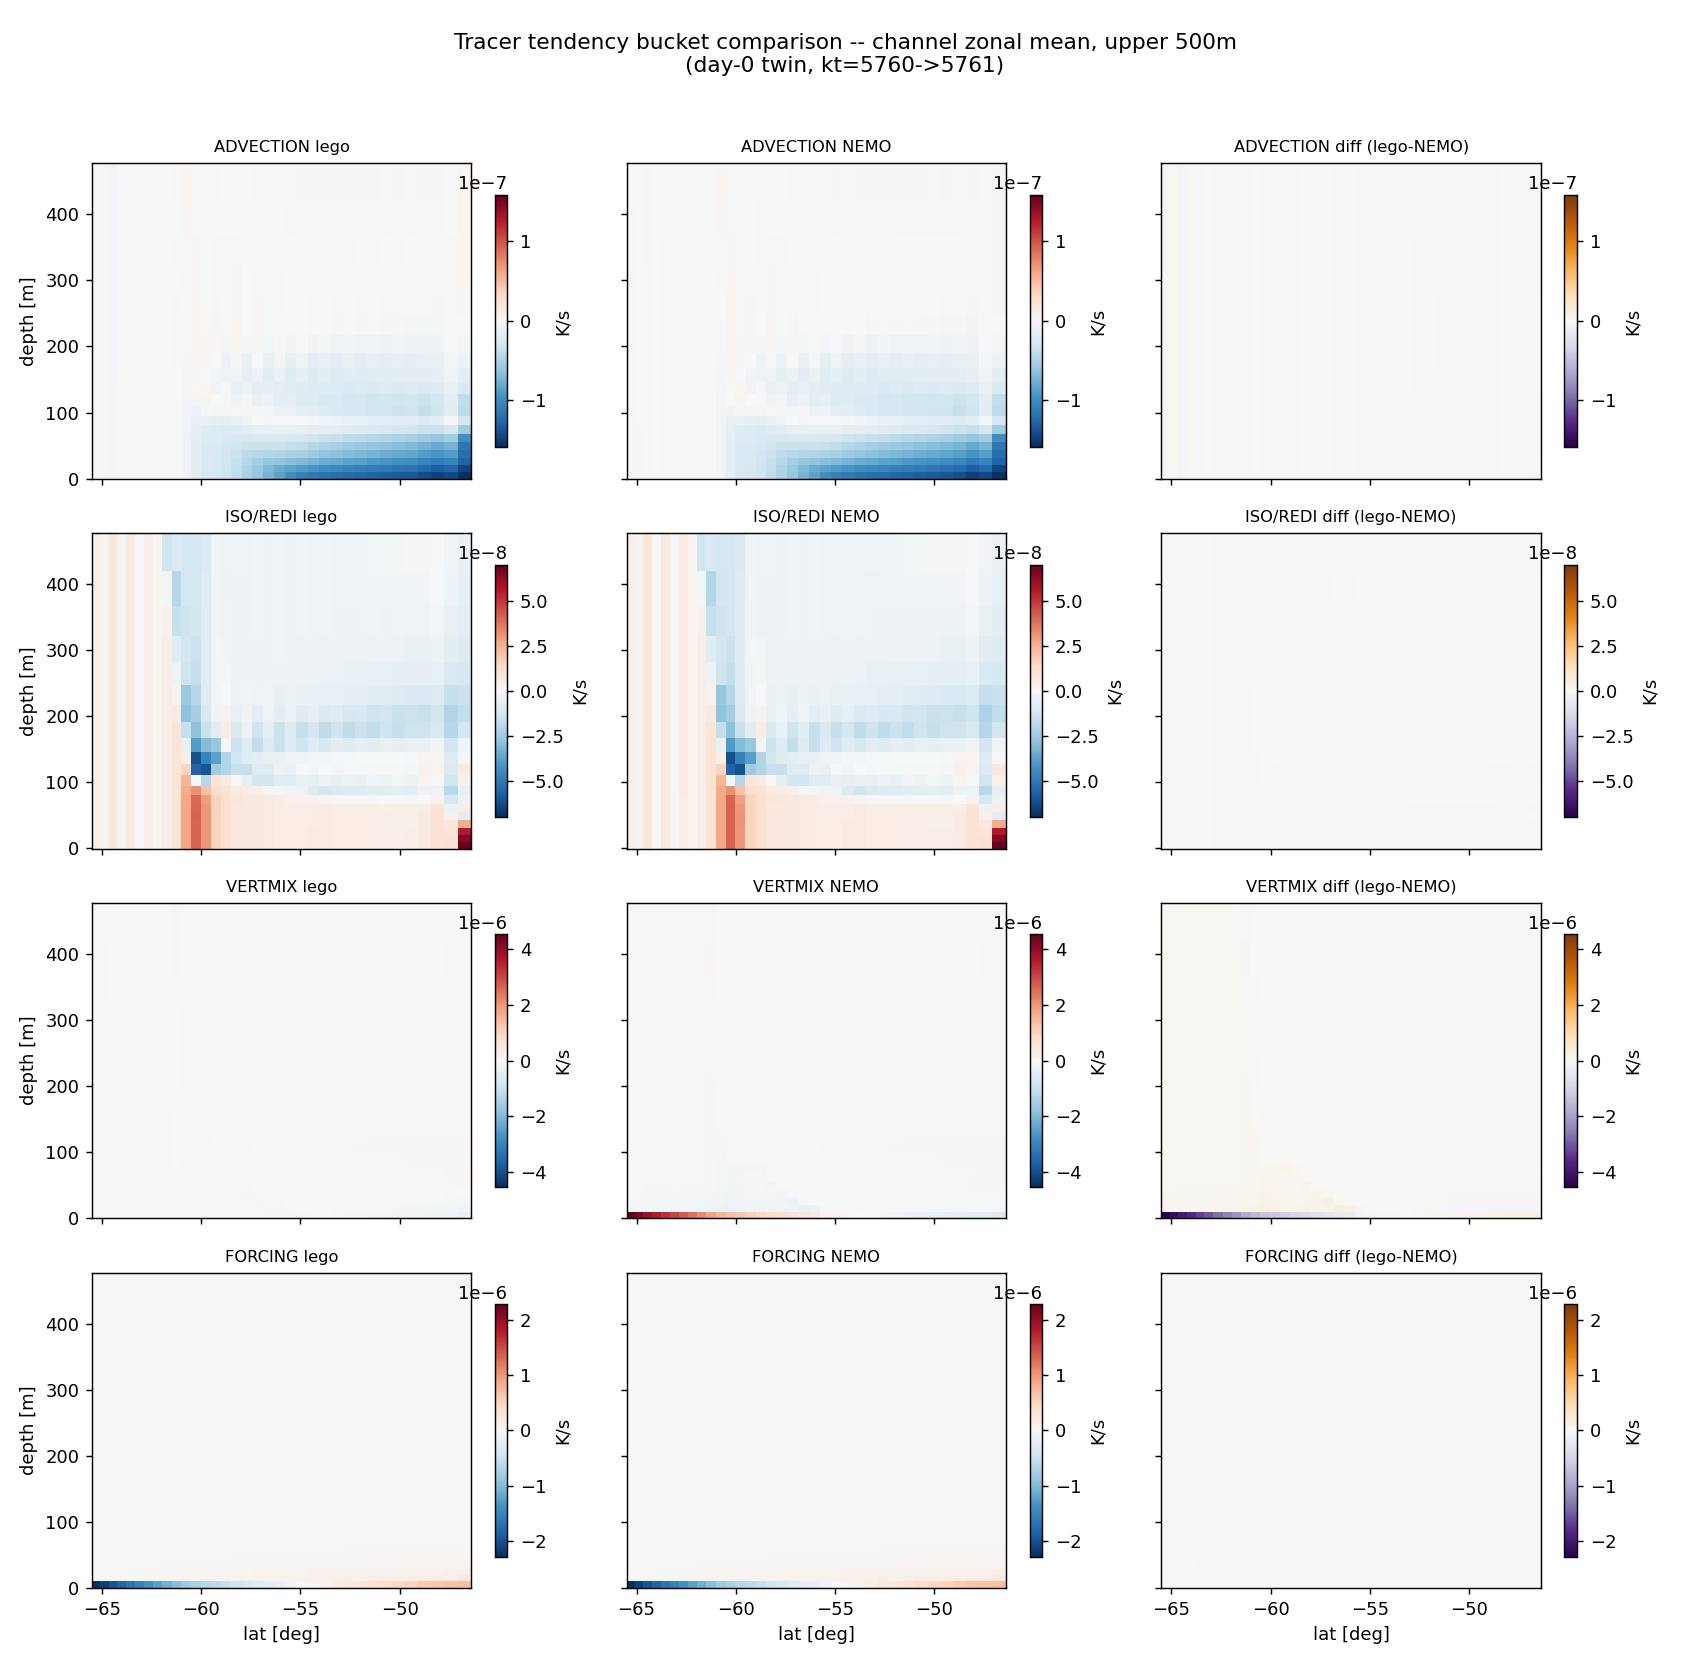

Source code (Python):
"""#1317 tracer (temperature) tendency comparison: legoESM per-term probe at
the bridged NEMO day-180 (kt 5760) leap-frog-before-populated state vs NEMO's
own trdtra dump (kt 5760->5761). Mirrors momentum_budget_diff.py's pattern:
same bridge, same recipe card, same channel. NEMO ttrd_* are pure tendencies
[K/s] (verified from trdtra.F90 -- no dt scaling; trd_tra_adv_t divides by
e3t, trd_tra_mng passes straight through). ttrd_tot is NEMO's own model-total
trend (Kmm level); dumped alongside the 5761 restart it is the tendency
computed DURING the step that advanced 5760->5761, i.e. evaluated on the
5760 (Kbb/Kmm now-level) state -- the same convention momentum_budget_diff.py
already relies on.

Buckets:
  ADVECTION = ttrd_xad + ttrd_yad + ttrd_zad   (lego: explicit compute_advection_flux_div_pair)
  ISO/REDI  = ttrd_ldf                          (lego: GM/Redi tendency, incl. implicit K33 fold; K_h=0 on this card)
  VERTMIX   = ttrd_zdf + ttrd_evd               (lego: implicit_vertical_diffusion_ocean using NEMO's own avt_k,
                                                        isolating the SOLVER/discretization from the TKE-closure Kv)
  FORCING   = ttrd_qsr + ttrd_nsr               (lego: probe's surface-forcing contribution to dT_dt)
  TOTAL     = ttrd_tot                          (lego: sum of the 4 buckets above)

Caveat (stated, not hidden): VERTMIX uses NEMO's diagnosed avt_k as the
diffusivity for BOTH sides, so it tests the vertical-mixing OPERATOR match,
not the TKE turbulence-closure match (lego's own prognostic TKE state isn't
in the bridge).

#1317 time-level fix (this file + tendency_probe.py): NEMO's MLF stepper
evaluates the iso-neutral (Redi/GM) operator ENTIRELY on the leap-frog BEFORE
level (Nbb) -- stpmlf.F90:199 `CALL ldf_slp(kstp, rhd, rn2b, Nbb, Nnn)`
("before slope for standard operator"); traldf_iso_scheme.h90 gradients read
pt_in(...,Kbb); traldf.F90:97/103 pass pts(:,:,:,:,Kbb) into
traldf_iso_lap/blp -- while ADVECTION is evaluated on the NOW level
(Nnn/Kmm, traadv_fct.F90:354 `trd_tra(..., pt(:,:,:,jn,Kmm))`; the
high-order flux itself also reads pt(...,Kmm), traadv_fct.F90:187-269).
ISO/REDI below feeds the probe's GM/Redi bucket the BEFORE tracer
(state0.T_before/S_before); ADVECTION correctly keeps the NOW-level
state.T/S.data (Kmm) it always used.

GM-bolus-through-FCT fold (this card sets gm_bolus_advection="through_fct",
kappa_GM=200): NEMO folds the eddy-induced (GM) transport into the
ADVECTING velocity before tra_adv_fct (traadv.F90:210
`CALL ldf_eiv_trp(kt, kit000, pFu, pFv, pFw, Kmm, Krhs)`, called from the
SAME slopes ldf_slp computed at Nbb) -- so NEMO's own ttrd_xad/yad/zad
already includes the GM bolus contribution, and the pure-Redi ISO/REDI
bucket (gm_redi_tracer_tendency_latlon with gm_bolus_advection="through_fct")
correctly excludes it (nemo_iso_lap_tracer_tendency_latlon_cgrid: `pass` on
the through_fct branch, see gm_redi_latlon_cgrid.py:1622-1626 -- no
double-count regardless of return_bolus_transport). ADVECTION below adds the
SAME before-level bolus transport (add_bolus_to_advecting_flux, exactly the
production ocean_model_latlon_cgrid.py:3732-3741 helper) to its mass flux so
the comparison is apples-to-apples with NEMO's bolus-augmented ttrd_*ad.
"""
import dataclasses
import glob
import os

import netCDF4 as nc
import numpy as np
import jax.numpy as jnp
import matplotlib
matplotlib.use("Agg")
import matplotlib.pyplot as plt

from legoesm.ocean.fidelity.nemo_io import (
    read_nemo_mesh_mask, read_nemo_restart, read_nemo_restart_before,
)
from legoesm.ocean.fidelity.nemo_state_bridge import (
    bridge_nemo_to_legoesm_topo, bridge_before_state_topo,
)
from legoesm.ocean.fidelity.tendency_probe import probe_latlon_cgrid
from legoesm.ocean.experiments.dino import (
    dino_config_for_recipe, dino_lat_lon_model_config,
    dino_lat_lon_surface_forcing_arrays, dino_step_surface_forcing,
    dino_T_star_seasonal, dino_Q_sr_seasonal,
)
from legoesm.ocean.physics.surface_forcing.config import (
    RestoringConfig, tau_from_flux_coefficient,
)
from legoesm.ocean.physics.surface_forcing.restoring import (
    restoring_surface_forcing,
)
from legoesm.ocean.physics.shortwave_penetration import (
    ShortwavePenetrationConfig, shortwave_penetration_tendency,
)
from legoesm.ocean.dynamics.ocean_model_latlon_cgrid import (
    compute_advection_flux_div_pair,
    add_bolus_to_advecting_flux,
    static_kappa_redi_override,
)
from legoesm.ocean.physics.lateral_mixing.gm_redi_latlon_cgrid import (
    gm_redi_tracer_tendency_latlon,
)
from legoesm.ocean.dynamics.latlon_cgrid_operators import (
    min_cell_to_uface, min_cell_to_vface, compute_face_masks_3d,
)
from legoesm.ocean.vertical import (
    compute_layer_thickness, OceanPartialCellCoordinate,
    compute_ocean_jacobian, diagnose_w_from_flux_div,
)
from legoesm.ocean.dynamics.latlon_cgrid_operators import divergence_cgrid
from legoesm.ocean.physics.vertical_mixing.implicit_solver import (
    implicit_vertical_diffusion_ocean, build_dz_half,
)

RUN = "/home/dbalwada/oracle-builds/nemo5/nemo_5.0.2/cfgs/DINO/RUN_STEPDUMP"
DT = 2700.0
H = 2
CH = slice(12, 47)  # channel rows, interior idx (matches momentum_budget_diff.py)

# #1226: cfg built BEFORE the bridge so cfg.omega (NEMO's full-precision
# Earth rotation rate on the nemo_dino_kamm_mlf card) reaches
# bridge_nemo_to_legoesm_topo's grid.f construction -- omitting this left
# grid.f (and every f20 taper reference downstream) on legoESM's rounded
# constants.Omega default, silently re-running the pre-fix ldf_eiv kappa
# (aeiu) amplitude bias this script exists to validate.
cfg = dataclasses.replace(dino_config_for_recipe("nemo_dino_kamm_mlf"),
    lon_west_deg=1.0, lon_east_deg=49.0, sill_lon_m_deg=1.0)

# --- bridge day-0 twin state (leap-frog before-level populated: #1317 --bridge-before) ---
g = read_nemo_mesh_mask(f"{RUN}/mesh_mask.nc", nn_hls=0)
s = read_nemo_restart(f"{RUN}/DINO_00005760_restart.nc", nn_hls=0)
br = bridge_nemo_to_legoesm_topo(g, s, periodic_i=True, full_step=True,
                                  omega=cfg.omega)
before = read_nemo_restart_before(f"{RUN}/DINO_00005760_restart.nc", nn_hls=0)
state0 = bridge_before_state_topo(br._replace(state=br.state), g, before, periodic_i=True)
br = br._replace(state=state0)

mc, _ = dino_lat_lon_model_config(br.geometry, cfg)
forcing = dino_lat_lon_surface_forcing_arrays(br.geometry, cfg)
sf = dino_step_surface_forcing(forcing)

# --- probe: forcing + iso/Redi (GM/Redi, incl. implicit K33) bucket ---
# #1317: the iso-neutral operator in NEMO's MLF stepper is evaluated ENTIRELY
# on the leap-frog BEFORE level (Nbb/Kbb) -- stpmlf.F90:199
# `CALL ldf_slp(kstp, rhd, rn2b, Nbb, Nnn)` ("before slope for standard
# operator"); traldf_iso_scheme.h90 gradients read pt_in(...,Kbb);
# traldf.F90:97/103 pass pts(:,:,:,:,Kbb) into traldf_iso_lap/blp -- while
# ADVECTION is evaluated on the NOW level (Nnn/Kmm, traadv_fct.F90:354
# `trd_tra(..., pt(:,:,:,jn,Kmm))`). br.state.T/S are the "tn/sn" now-level
# fields (restart.F90:195-196); the before-level twin lives on
# br.state.T_before/S_before (populated by bridge_before_state_topo above).
# Feed the BEFORE tracer to the probe's GM/Redi bucket so it matches NEMO's
# own ttrd_ldf time level; ADVECTION below correctly keeps the now-level
# state.T/S.data (Kmm), unchanged.
pr = probe_latlon_cgrid(br.state, br.geometry, br.z_coord, mc,
                        surface_forcing=sf, dt=DT, tke_rn_dt=DT,
                        gm_redi_tracer_state=(state0.T_before.data,
                                               state0.S_before.data))

# --- lego ADVECTION bucket: mirror ocean_model_latlon_cgrid.step()'s mass-flux
# build on the FROZEN state itself (no barotropic correction -- a converged
# bridged state's own u/v already IS the mass flux the model would use for a
# single-step probe; this is the same "frozen state, single evaluation" logic
# the momentum probe already uses for vertadv_u / botdrag_u). ---
state = br.state
z_coord = br.z_coord
grid = br.geometry
mask = state.land_mask.data
h_k = compute_layer_thickness(state.eta.data, state.H_bathy.data, z_coord,
                              min_water_column_m=mc.min_water_column_m)
h_u = min_cell_to_uface(h_k)
h_v = min_cell_to_vface(h_k, grid)
if isinstance(z_coord, OceanPartialCellCoordinate):
    u_mask_3d_tr, v_mask_3d_tr = compute_face_masks_3d(z_coord.is_active, grid)
    active_3d = z_coord.is_active.astype(h_k.dtype)
else:
    u_mask_3d_tr = state.u_mask.data[..., jnp.newaxis]
    v_mask_3d_tr = state.v_mask.data[..., jnp.newaxis]
    active_3d = mask[:, :, jnp.newaxis] * jnp.ones_like(h_k)
mass_flux_u = h_u * state.u.data * u_mask_3d_tr
mass_flux_v = h_v * state.v.data * v_mask_3d_tr

# GM-bolus-through-FCT fold (see module docstring): this recipe sets
# gm_bolus_advection="through_fct" with kappa_GM=200 -- NEMO's own
# ttrd_xad/yad/zad already carries the eddy-induced (GM) transport
# (ldf_eiv_trp adds usd/vsd to the advecting velocity, traadv.F90:196-197,
# BEFORE tra_adv_fct), built from the SAME before-level slopes as ldf_slp.
# Reproduce production's exact call (ocean_model_latlon_cgrid.py:3718-3741):
# gm_redi_tracer_tendency_latlon(..., return_bolus_transport=True) on the
# BEFORE tracer, then add_bolus_to_advecting_flux onto the mass flux --
# so ADVECTION below is apples-to-apples with NEMO's bolus-augmented trend.
_kappa_redi_ov, _kappa_redi_v_ov = static_kappa_redi_override(mc.gm_redi, grid)
_, _, _bolus = gm_redi_tracer_tendency_latlon(
    state0.T_before.data, state0.S_before.data, state.eta.data, state.H_bathy.data,
    grid, z_coord, mc.gm_redi,
    eos=mc.eos, eos_linear=mc.eos_linear,
    mask=mask, u_mask=state.u_mask.data, v_mask=state.v_mask.data,
    rho_0=mc.constants.rho_0, g=mc.constants.g,
    omega=mc.omega,   # #1226: see the cfg/bridge omega note above.
    kappa_redi_override=_kappa_redi_ov,
    kappa_redi_v_override=_kappa_redi_v_ov,
    return_bolus_transport=True,
    dt=DT,
)
mass_flux_u, mass_flux_v, w_baro = add_bolus_to_advecting_flux(
    _bolus, mass_flux_u, mass_flux_v, u_mask_3d_tr, v_mask_3d_tr, grid, z_coord,
)

_wall_fill_mask = active_3d if getattr(mc, "tracer_wall_neumann_fill", True) else None
(dh_T, dv_T), (dh_S, dv_S) = compute_advection_flux_div_pair(
    state.T.data, state.S.data, mc.tracer_advection,
    mass_flux_u, mass_flux_v, w_baro, h_k, h_u, h_v, grid, DT,
    recon_fill_mask=_wall_fill_mask,
    linssh_top_flux=getattr(z_coord, "linear_free_surface", False),
)
# div_hut/vert_flux_div are [tracer*m/s] thickness-weighted divergences;
# tendency = -(div_hut + vert_flux_div) / h_k (flux-form -> rate).
h_safe = jnp.maximum(h_k, 1e-10)
dT_adv = -(dh_T + dv_T) / h_safe * mask[:, :, jnp.newaxis]
dT_adv_h = -dh_T / h_safe * mask[:, :, jnp.newaxis]
dT_adv_v = -dv_T / h_safe * mask[:, :, jnp.newaxis]

def llz(a):
    return np.moveaxis(np.asarray(a).squeeze(), 0, -1)


# --- lego VERTMIX bucket: implicit backward-Euler solve driven by NEMO's OWN
# diagnosed avt_k (isolates the solver/discretization; NOT lego's TKE closure,
# which isn't in the bridge -- stated caveat -- and NOT NEMO's separate
# convective-adjustment boost that produces ttrd_evd; see header + report). ---
rst5760 = nc.Dataset(f"{RUN}/DINO_00005760_restart.nc")
avt_k = llz(rst5760["avt_k"][0])  # (n_lat, n_lon, nlev); avt_k[...,k] = interface
# ABOVE T-cell k (NEMO trdtra.F90:158 avt(jk) multiplies (T(jk-1)-T(jk)));
# avt_k[...,0]=surface=0. The nlev-1 INTERIOR interfaces implicit_vertical_
# diffusion_ocean wants are exactly avt_k[...,1:] -- NOT a cell-centre average
# (avt_k is already AT interfaces, not at cell centres).
avt_iface = avt_k[..., 1:]  # (n_lat, n_lon, nlev-1) interior interfaces
J = compute_ocean_jacobian(state.eta.data, state.H_bathy.data, z_coord)
jac = jnp.maximum(J[..., jnp.newaxis], 1e-10)
dz_cell = z_coord.dz_ref * jac
dz_half = build_dz_half(dz_cell)
T_imp = implicit_vertical_diffusion_ocean(state.T.data, jnp.asarray(avt_iface), dz_cell, dz_half, DT)
dT_vmix = (T_imp - state.T.data) / DT * mask[:, :, jnp.newaxis]

# --- lego FORCING bucket: DINO routes heat/salt forcing through a SEPARATE
# "analytic post-step applicator" (apply_dino_lat_lon_surface_forcing), NOT
# through model.step(surface_forcing=...) -- that path (dino_step_surface_forcing,
# what the probe consumes) carries ONLY wind (wind_through_step=True). So
# pr.dT_dt_total has ZERO forcing contribution here; it is (lateral_diff(K_h=0)
# + GM/Redi) only. Compute the REAL forcing tendency by mirroring
# apply_dino_lat_lon_surface_forcing's own T-restoring + Jerlov-SW math
# directly (same functions, same t_seconds convention as kamm_twin_90d.py:
# t_seconds=(k+1)*DT with NEMO's 1-indexed kt -> absolute t_seconds=5761*DT).
dT_iso = pr.dT_gm_redi
assert getattr(cfg, "forcing_annual_cycle", False)
t_seconds = 5761 * DT
dz_0 = float(z_coord.dz_ref[0])
lat1 = forcing["lat_deg_1d"]
T_star_2d = jnp.broadcast_to(dino_T_star_seasonal(lat1, t_seconds, cfg)[:, None], mask.shape)
Q_sr_2d = jnp.broadcast_to(dino_Q_sr_seasonal(lat1, t_seconds, cfg)[:, None], mask.shape)
tau_T = tau_from_flux_coefficient(cfg.A_theta, cfg.rho_0, cfg.c_p, dz_0)
tau_S = tau_from_flux_coefficient(cfg.A_S, cfg.rho_0, 1.0, dz_0)
restoring_cfg = RestoringConfig(
    tau_T=tau_T, tau_S=tau_S, T_star_array=T_star_2d,
    S_star_array=forcing["S_star_2d"], subtract_qsr=True, implicit=True,
)


class _GridShim:
    def __init__(self, cell_mask):
        self.grid_lat = jnp.zeros_like(cell_mask)


rest_out = restoring_surface_forcing(
    state.T.data, state.S.data, _GridShim(mask), restoring_cfg,
    sw_down=Q_sr_2d, dt=DT, rho_0=cfg.rho_0, c_p=cfg.c_p, dz_0=dz_0,
)
sw_cfg = ShortwavePenetrationConfig(water_type=cfg.jerlov_water_type)
dT_dt_sw = shortwave_penetration_tendency(
    sw_down=Q_sr_2d, z_coord_dz_ref=z_coord.dz_ref,
    z_coord_z_half_ref=z_coord.z_half_ref,
    jacobian=jnp.ones_like(state.eta.data), config=sw_cfg,
    rho_0=cfg.rho_0, c_sw=cfg.c_p,
)
dT_forcing = (rest_out.dT_dt + dT_dt_sw) * mask[:, :, jnp.newaxis]

dT_total_lego = dT_adv + dT_iso + dT_vmix + dT_forcing

# --- NEMO trends (5761 dump = tendency evaluated on the 5760 state) ---
rst = nc.Dataset(f"{RUN}/DINO_00005761_restart.nc")


def nf(v):
    return llz(rst[v][0])


nemo_xad, nemo_yad, nemo_zad = nf("ttrd_xad"), nf("ttrd_yad"), nf("ttrd_zad")
nemo_adv = nemo_xad + nemo_yad + nemo_zad
nemo_adv_h = nemo_xad + nemo_yad
nemo_adv_v = nemo_zad
nemo_ldf = nf("ttrd_ldf")
nemo_zdf = nf("ttrd_zdf")
nemo_evd = nf("ttrd_evd")
nemo_vmix = nemo_zdf + nemo_evd
nemo_qsr = nf("ttrd_qsr")
nemo_nsr = nf("ttrd_nsr")
nemo_forcing = nemo_qsr + nemo_nsr
nemo_tot = nf("ttrd_tot")

# --- weights + wet mask (channel rows, interior columns like momentum script) ---
mm = nc.Dataset(f"{RUN}/mesh_mask.nc")
tmask = llz(mm["tmask"][0]) > 0.5
e1t = np.asarray(mm["e1t"][0]).squeeze()
e2t = np.asarray(mm["e2t"][0]).squeeze()
e3 = np.asarray(mm["e3t_1d"][:]).squeeze()
Wt = (e1t * e2t)[..., None] * e3[None, None, :] * tmask

# upper-200m band (level index where cumulative e3 < 200)
z_cum = np.cumsum(e3) - 0.5 * e3
upper200 = z_cum <= 200.0

wet_ch = np.zeros_like(tmask)
wet_ch[CH] = tmask[CH]
wet_ch_u200 = wet_ch & upper200[None, None, :]


def to_np(a):
    return np.asarray(a)


def bucket_stats(name, lego, nemo, drift=None):
    l = to_np(lego)
    n = to_np(nemo)
    out = {}
    for tag, m in (("full3D", wet_ch), ("upper200m", wet_ch_u200)):
        if m.sum() == 0:
            continue
        lm, nm = l[m], n[m]
        corr = np.corrcoef(lm, nm)[0, 1] if lm.size > 1 else float("nan")
        rms_l = np.sqrt(np.mean(lm ** 2))
        rms_n = np.sqrt(np.mean(nm ** 2))
        ratio = rms_l / rms_n if rms_n > 0 else float("nan")
        proj = float("nan")
        if drift is not None:
            dm = to_np(drift)[m]
            diffm = lm - nm
            if np.std(dm) > 0 and np.std(diffm) > 0:
                # corr((lego-nemo), drift pattern): a bucket whose model
                # DISAGREEMENT is spatially aligned with the day90-day0 SST/
                # thermocline drift is the bias-source candidate.
                proj = float(np.corrcoef(diffm, dm)[0, 1])
        out[tag] = dict(corr=corr, rms_lego=rms_l, rms_nemo=rms_n, ratio=ratio,
                        drift_proj=proj, n=int(m.sum()))
    return out


# drift pattern (day90-day0 T structure) -- a term that differs lego-vs-NEMO
# AND projects strongly onto this pattern is a source-of-bias candidate.
_drift_hits = glob.glob("/tmp/claude-*/**/d90_twin_final.npz", recursive=True)
drift3d = None
if _drift_hits:
    dz = np.load(_drift_hits[0])
    drift3d = dz["T3d_day90"] - dz["T3d_day0"]
    print(f"[drift file] {_drift_hits[0]}")
else:
    print("[drift file] none found -- drift_proj will be nan")

print(f"{'='*100}")
print("TRACER (temperature) TENDENCY BUCKET COMPARISON -- day-0 twin (kt=5760->5761)")
print(f"NEMO ttrd_* units: K/s (verified trdtra.F90; no dt scaling).")
print(f"{'='*100}")

buckets = [
    ("ADVECTION (xad+yad+zad)", dT_adv, nemo_adv),
    ("  advection horiz (xad+yad)", dT_adv_h, nemo_adv_h),
    ("  advection vert (zad)", dT_adv_v, nemo_adv_v),
    ("ISO/REDI (ldf)", dT_iso, nemo_ldf),
    ("VERTMIX (zdf+evd)", dT_vmix, nemo_vmix),
    ("FORCING (qsr+nsr)", dT_forcing, nemo_forcing),
    ("TOTAL", dT_total_lego, nemo_tot),
]

results = {}
for name, lego_arr, nemo_arr in buckets:
    st = bucket_stats(name, lego_arr, nemo_arr, drift=drift3d)
    results[name] = st
    print(f"\n{name}:")
    for tag, d in st.items():
        print(f"   {tag:10s} corr={d['corr']:+.4f}  rms_lego={d['rms_lego']:.3e}  "
              f"rms_nemo={d['rms_nemo']:.3e}  ratio={d['ratio']:.3f}  "
              f"drift_proj={d['drift_proj']:+.4f}  n={d['n']}")

# sanity: sum-of-buckets vs total (both sides)
lego_sum = dT_adv + dT_iso + dT_vmix + dT_forcing
nemo_sum = nemo_adv + nemo_ldf + nemo_vmix + nemo_forcing
l_resid = np.asarray(lego_sum - dT_total_lego)[wet_ch]
n_resid = np.asarray(nemo_sum - nemo_tot)[wet_ch]
print(f"\nSANITY (sum of buckets == total):")
print(f"  lego  max|sum-total| = {np.max(np.abs(l_resid)):.3e} K/s (should be ~0 by construction)")
print(f"  NEMO  max|sum-total| = {np.max(np.abs(n_resid)):.3e} K/s "
      f"(NEMO ttrd_tot also includes atf/dmp/bbc/npc -- nonzero residual expected)")

# --- plot: zonal-mean upper-500m sections per bucket (lego, NEMO, diff) +
# a per-bucket corr / drift-projection summary bar chart ---
upper500 = z_cum <= 500.0
lat_1d = np.degrees(np.asarray(br.geometry.lat))[CH]
depth_1d = z_cum[upper500]

plot_buckets = [
    ("ADVECTION", dT_adv, nemo_adv),
    ("ISO/REDI", dT_iso, nemo_ldf),
    ("VERTMIX", dT_vmix, nemo_vmix),
    ("FORCING", dT_forcing, nemo_forcing),
]


def zonal_mean_section(arr):
    a = np.asarray(arr)[CH][..., upper500]
    m = tmask[CH][..., upper500]
    num = np.sum(np.where(m, a, 0.0), axis=1)
    den = np.maximum(np.sum(m, axis=1), 1)
    return num / den  # (n_lat_ch, nlev_upper)


fig, axes = plt.subplots(len(plot_buckets), 3, figsize=(13, 3.2 * len(plot_buckets)),
                          sharex=True, sharey=True)
for row, (name, lego_arr, nemo_arr) in enumerate(plot_buckets):
    l_sec = zonal_mean_section(lego_arr)
    n_sec = zonal_mean_section(nemo_arr)
    vmax = max(np.nanmax(np.abs(l_sec)), np.nanmax(np.abs(n_sec)), 1e-30)
    for col, (title, sec, cmap, vm) in enumerate((
        (f"{name} lego", l_sec, "RdBu_r", vmax),
        (f"{name} NEMO", n_sec, "RdBu_r", vmax),
        (f"{name} diff (lego-NEMO)", l_sec - n_sec, "PuOr_r", vmax),
    )):
        ax = axes[row, col]
        im = ax.pcolormesh(lat_1d, depth_1d, sec.T, cmap=cmap, vmin=-vm, vmax=vm,
                            shading="nearest")
        ax.invert_yaxis()
        ax.set_title(title, fontsize=9)
        if col == 0:
            ax.set_ylabel("depth [m]")
        if row == len(plot_buckets) - 1:
            ax.set_xlabel("lat [deg]")
        plt.colorbar(im, ax=ax, shrink=0.8, label="K/s")
fig.suptitle("Tracer tendency bucket comparison -- channel zonal mean, upper 500m\n"
             "(day-0 twin, kt=5760->5761)")
fig.tight_layout(rect=[0, 0, 1, 0.97])
out_png = "/home/dbalwada/legoESM/scripts/validate/ocean_fidelity/dino_1226/tracer_tendency_compare.png"
fig.savefig(out_png, dpi=130)
print(f"\n[saved] {out_png}")

# summary bar chart: per-bucket corr (full3D) + drift projection
fig2, ax2 = plt.subplots(figsize=(9, 4.5))
names = [b[0] for b in buckets]
corrs = [results[n]["full3D"]["corr"] for n in names]
projs = [results[n]["full3D"]["drift_proj"] for n in names]
x = np.arange(len(names))
w = 0.35
ax2.bar(x - w / 2, corrs, width=w, label="corr(lego, NEMO)", color="tab:blue")
ax2.bar(x + w / 2, projs, width=w, label="corr(lego-NEMO diff, drift)", color="tab:red")
ax2.axhline(0, color="k", lw=0.7)
ax2.set_xticks(x)
ax2.set_xticklabels(names, rotation=30, ha="right", fontsize=8)
ax2.set_ylabel("correlation")
ax2.set_ylim(-1, 1)
ax2.legend(fontsize=8)
ax2.set_title("Per-bucket lego-vs-NEMO match + drift-pattern projection (full 3D, channel)")
fig2.tight_layout()
out_png2 = "/home/dbalwada/legoESM/scripts/validate/ocean_fidelity/dino_1226/tracer_tendency_compare_summary.png"
fig2.savefig(out_png2, dpi=130)
print(f"[saved] {out_png2}")
